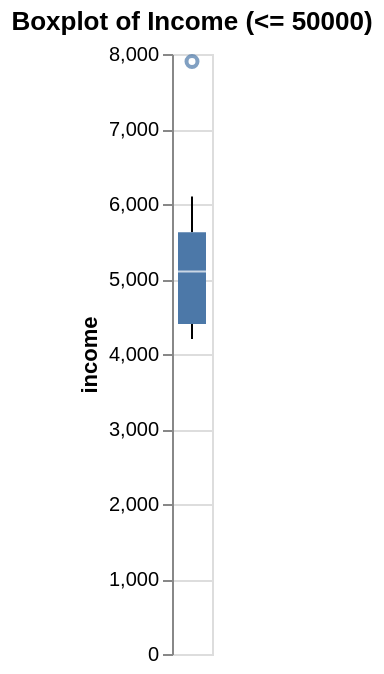

Source (notebook cell):
### Markdown cell above
## 9. Inspect the suspicious income outlier

There is one very large income value.

Tasks:
- make a boxplot
- inspect the suspicious row
- decide whether to keep, cap, or otherwise treat it
- justify your choice later

### Code cell
# TODO: create a boxplot for income_num
# retiramos o outlier da visualização do boxplot para melhor interpretação.
# Decidimos não remove-lo do dataframe pois pode ser um cliente válido, apenas com uma renda alta.
df_plot = df[df['income'] <= 50000]

altair_chart = alt.Chart(df_plot).mark_boxplot().encode(
    y='income'
).properties(
    title='Boxplot of Income (<= 50000)'
)
altair_chart

### Figure 1 — Vega-Lite specification as saved in the notebook (floating-point values rounded to 4 significant figures)
{"config": {"view": {"continuousWidth": 300, "continuousHeight": 300}}, "data": {"name": "data-e8646821def77bca45d06510c0429c84"}, "mark": {"type": "boxplot"}, "encoding": {"y": {"field": "income", "type": "quantitative"}}, "title": "Boxplot of Income (<= 50000)", "$schema": "https://vega.github.io/schema/vega-lite/v6.1.0.json", "datasets": {"data-e8646821def77bca45d06510c0429c84": [{"customer_id": 101, "name": "Ana", "age": 25.0, "city": "Porto Alegre", "income": 4200.0, "signup_date": "2024-01-10T00:00:00", "purchases": 3.0, "gender": "F", "segment": "Basic"}, {"customer_id": 102, "name": "Bruno", "age": 31.0, "city": "Porto Alegre", "income": 5100.0, "signup_date": "2024-02-15T00:00:00", "purchases": 5.0, "gender": "M", "segment": "Basic"}, {"customer_id": 103, "name": "Carla", "age": 28.5, "city": "São Paulo", "income": 7900.0, "signup_date": "2024-03-15T00:00:00", "purchases": 7.0, "gender": "F", "segment": "Premium"}, {"customer_id": 104, "name": "Daniel", "age": 29.0, "city": "Rio de Janeiro", "income": 5100.0, "signup_date": "2024-04-01T00:00:00", "purchases": 2.0, "gender": "M", "segment": "Basic"}, {"customer_id": 105, "name": "Eva", "age": 28.5, "city": "Rio de Janeiro", "income": 6100.0, "signup_date": "2024-05-11T00:00:00", "purchases": 4.0, "gender": "F", "segment": "Premium"}, {"customer_id": 106, "name": "Unknown", "age": 41.0, "city": "Curitiba", "income": 5800.0, "signup_date": "2024-05-11T00:00:00", "purchases": 3.0, "gender": "M", "segment": "Basic"}, {"customer_id": 107, "name": "Gustavo", "age": 28.5, "city": "Curitiba", "income": 4700.0, "signup_date": "2024-06-20T00:00:00", "purchases": 1.0, "gender": "M", "segment": "Basic"}, {"customer_id": 109, "name": "Igor", "age": 28.0, "city": "Porto Alegre", "income": 5100.0, "signup_date": "2024-05-11T00:00:00", "purchases": 2.0, "gender": "M", "segment": "Basic"}, {"customer_id": 110, "name": "Julia", "age": 28.0, "city": "São Paulo", "income": 4300.0, "signup_date": "2024-08-10T00:00:00", "purchases": 3.0, "gender": "F", "segment": "Basic"}, {"customer_id": 111, "name": "Julia", "age": 28.0, "city": "São Paulo", "income": 4300.0, "signup_date": "2024-08-10T00:00:00", "purchases": 3.0, "gender": "F", "segment": "Basic"}]}}
